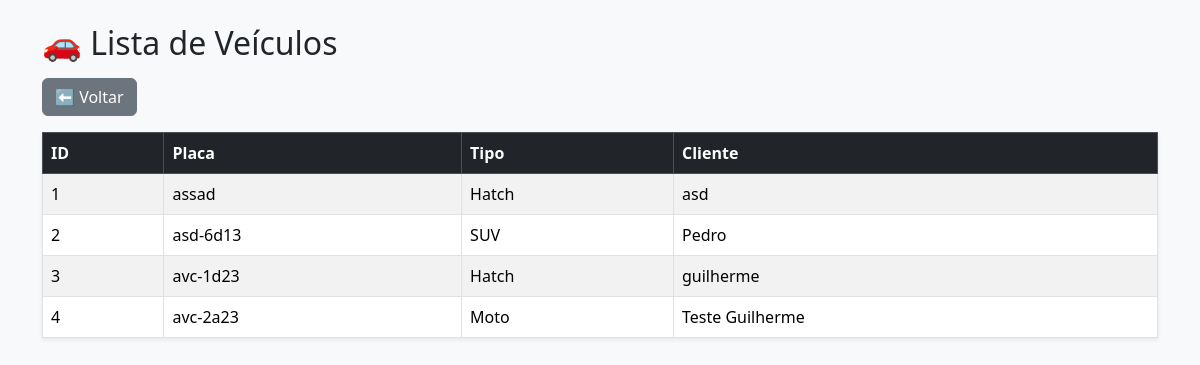
Before: /vehicles/ with the older database file.
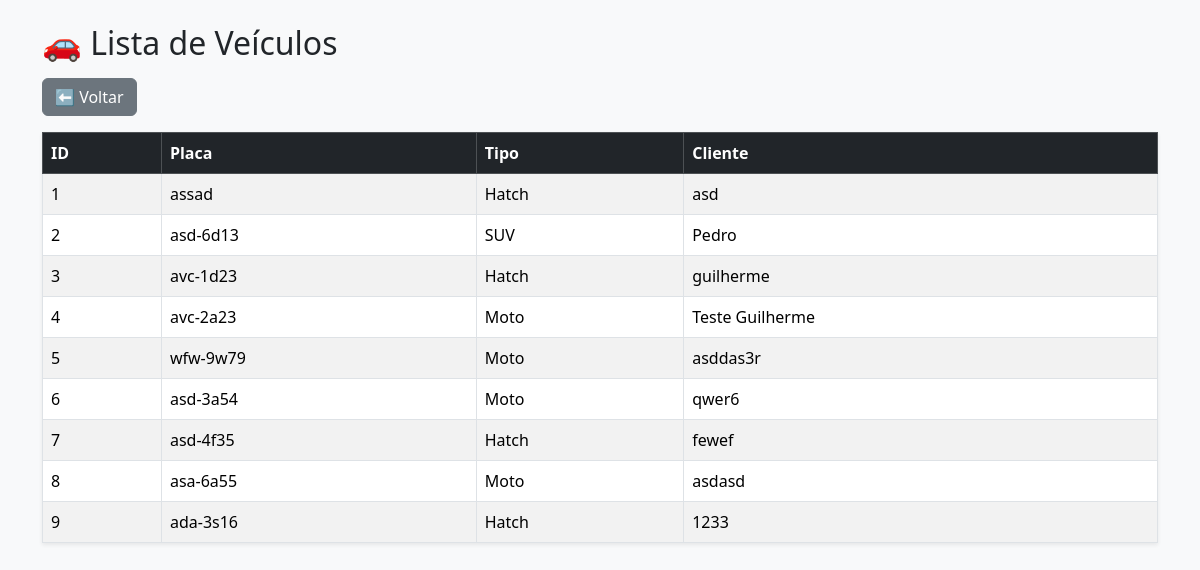
After: the same page with the newer database file.
### src/models/vehicle.py (models this page shows, shortened)
class Vehicle(db.Model):
    __tablename__ = 'vehicles'
    id = db.Column(db.Integer, primary_key=True)
    plate = db.Column(db.String(10), nullable=False, unique=True)
    type = db.Column(db.String(50), nullable=False)
    customer_id = db.Column(db.Integer, db.ForeignKey('customers.id'), nullable=False)
    appointments = db.relationship('Appointment', backref='vehicle', lazy=True, cascade='all, delete-orphan')

### src/models/customer.py (models this page shows, shortened)
class Customer(db.Model):
    __tablename__ = 'customers'
    id = db.Column(db.Integer, primary_key=True)
    name = db.Column(db.String(100), nullable=False)
    phone = db.Column(db.String(20), nullable=False)
    vehicles = db.relationship('Vehicle', backref='customer', lazy=True, cascade='all, delete-orphan')
    appointments = db.relationship('Appointment', backref='customer', lazy=True, cascade='all, delete-orphan')

### src/routes/vehicle_routes.py (the view)
@vehicle_bp.route('/', methods=['GET'])
def list_vehicles():
    vehicles = Vehicle.query.all()
    return render_template('vehicles.html', vehicles=vehicles)

### src/templates/vehicles.html (shortened to what this page needs)
<!DOCTYPE html>
<html lang="pt-BR">
<head>
    <link rel="stylesheet" href="https://cdn.jsdelivr.net/npm/bootstrap@5.3.3/dist/css/bootstrap.min.css">
</head>
<body class="bg-light">
<div class="container mt-4">
    <h2 class="mb-3">🚗 Lista de Veículos</h2>
    <a href="/" class="btn btn-secondary mb-3">⬅ Voltar</a>
    <table class="table table-striped table-bordered shadow-sm">
        <thead class="table-dark">
            <tr>
                <th>ID</th>
                <th>Placa</th>
                <th>Tipo</th>
                <th>Cliente</th>
            </tr>
        </thead>
        <tbody>
            {% for vehicle in vehicles %}
            <tr>
                <td>{{ vehicle.id }}</td>
                <td>{{ vehicle.plate }}</td>
                <td>{{ vehicle.type }}</td>
                <td>{{ vehicle.customer.name }}</td>
            </tr>
            {% else %}
            <tr><td colspan="4" class="text-center text-muted py-3">Nenhum veículo cadastrado.</td></tr>
            {% endfor %}
        </tbody>
    </table>
</div>
</body>
</html>

Changed rows visible on the page:
added Vehicle: id "5", plate "wfw-9w79", type "Moto", customer.name "asddas3r"
added Vehicle: id "6", plate "asd-3a54", type "Moto", customer.name "qwer6"
added Vehicle: id "7", plate "asd-4f35", type "Hatch", customer.name "fewef"
added Vehicle: id "8", plate "asa-6a55", type "Moto", customer.name "asdasd"
added Vehicle: id "9", plate "ada-3s16", type "Hatch", customer.name "1233"
